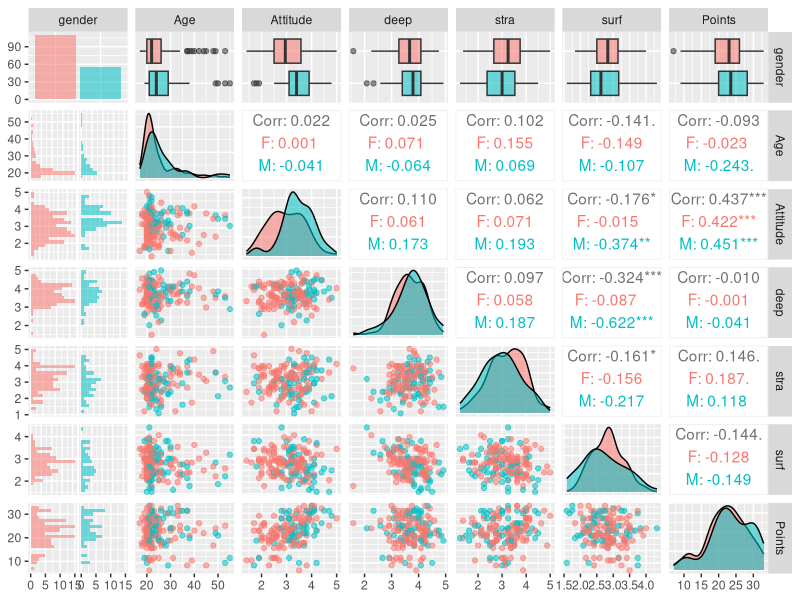
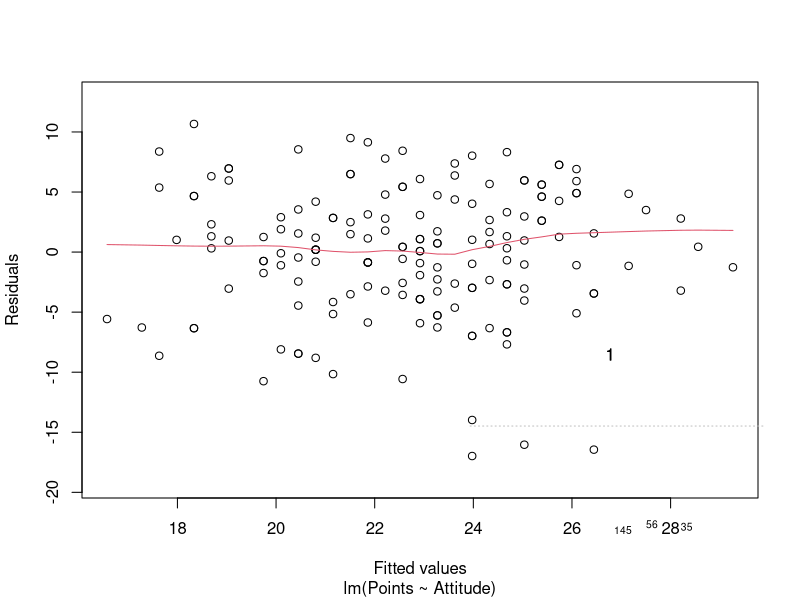
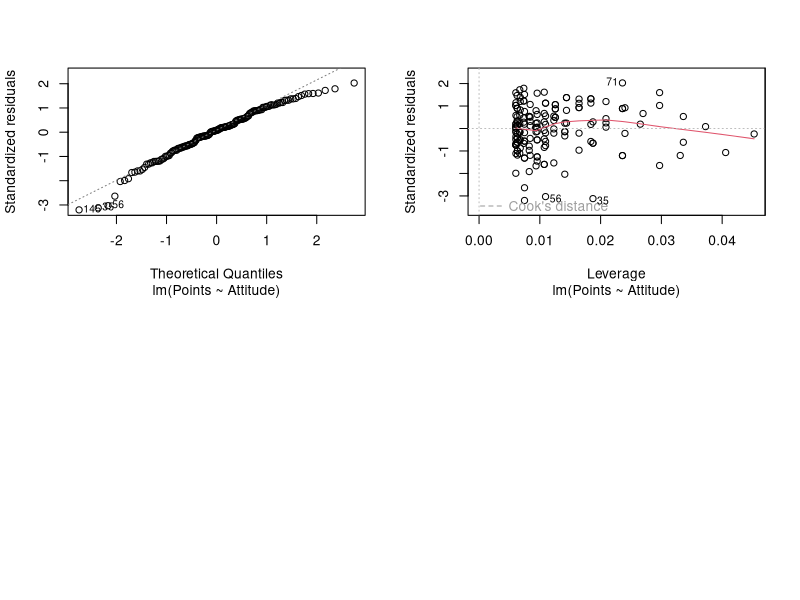

These figures' R source, in order:
## ---- chunk 1
setwd("/Users/maijutanskanen/IODS-project 8.58.53/data")
analysis_data <- read.table("learning2014.csv")

## ---- chunk 2
library(GGally)
library(ggplot2)

## ---- chunk 3
summary(analysis_data)
## ---- chunk 4
p <- ggpairs(analysis_data, mapping = aes(col= gender, alpha = 0.3),
lower = list(combo = wrap("facethist", bins = 20)))
## ---- chunk 5
p
## ---- chunk 6

my_model1 <- lm(Points ~ Attitude + Age + deep, data = analysis_data)

summary(my_model1)
## ---- chunk 7

my_model2 <- lm(Points ~ Attitude, data = analysis_data)
summary(my_model2)
## ---- chunk 8

plot(my_model2, which = c(1, 2, 5), par(mfrow = c(2,2)))

